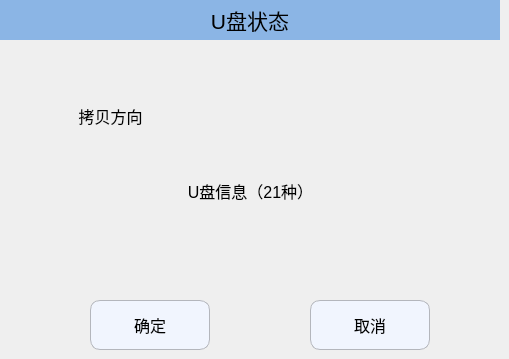
     <widget class="QWidget" name="page_8">
      <widget class="QLabel" name="label_copySel">
       <property name="geometry">
        <rect>
         <x>60</x>
         <y>100</y>
         <width>101</width>
         <height>31</height>
        </rect>
       </property>
       <property name="font">
        <font>
         <pointsize>12</pointsize>
        </font>
       </property>
       <property name="text">
        <string>拷贝方向</string>
       </property>
       <property name="alignment">
        <set>Qt::AlignCenter</set>
       </property>
      </widget>
      <widget class="QLabel" name="label_197">
       <property name="geometry">
        <rect>
         <x>0</x>
         <y>0</y>
         <width>500</width>
         <height>40</height>
        </rect>
       </property>
       <property name="minimumSize">
        <size>
         <width>500</width>
         <height>40</height>
        </size>
       </property>
       <property name="maximumSize">
        <size>
         <width>500</width>
         <height>30</height>
        </size>
       </property>
       <property name="font">
        <font>
         <pointsize>16</pointsize>
        </font>
       </property>
       <property name="styleSheet">
        <string notr="true">QLabel{background-color:#8BB5E5;}</string>
       </property>
       <property name="text">
        <string>U盘状态</string>
       </property>
       <property name="alignment">
        <set>Qt::AlignCenter</set>
       </property>
      </widget>
      <widget class="QLabel" name="label_UstatusInfo">
       <property name="geometry">
        <rect>
         <x>20</x>
         <y>170</y>
         <width>461</width>
         <height>41</height>
        </rect>
       </property>
       <property name="font">
        <font>
         <pointsize>12</pointsize>
        </font>
       </property>
       <property name="text">
        <string>U盘信息（21种）</string>
       </property>
       <property name="alignment">
        <set>Qt::AlignCenter</set>
       </property>
      </widget>
      <widget class="QPushButton" name="Btn_UstatusCancel">
       <property name="geometry">
        <rect>
         <x>310</x>
         <y>300</y>
         <width>120</width>
         <height>50</height>
        </rect>
       </property>
       <property name="minimumSize">
        <size>
         <width>120</width>
         <height>50</height>
        </size>
       </property>
       <property name="maximumSize">
        <size>
         <width>120</width>
         <height>50</height>
        </size>
       </property>
       <property name="font">
        <font>
         <pointsize>12</pointsize>
        </font>
       </property>
       <property name="styleSheet">
        <string notr="true">QPushButton
{
    background-color:#F1F5FE;
    border-style:solid; /*边框风格*/
    border-width:1px;/*边框宽度*/
    border-color:#B4B6BC; /*边框颜色*/
    border-radius:10px; /*边框倒角*/
}
QPushButton:pressed
{
    border-style:outset; /*边框风格*/
    background-color:qlineargradient(x1: 0, y1: 0, x2: 0, y2: 1, stop:0 #00befa, stop: 1 #0160ea);/*背景色*/
    border-width:1px;/*边框宽度*/
    border-color:#0055ff; /*边框颜色*/
    border-radius:10px; /*边框倒角*/
}</string>
       </property>
       <property name="text">
        <string>取消</string>
       </property>
       <property name="icon">
        <iconset resource="../resource.qrc">
         <normaloff>:/ManualPage/manualpage_images/cancel.png</normaloff>:/ManualPage/manualpage_images/cancel.png</iconset>
       </property>
       <property name="iconSize">
        <size>
         <width>30</width>
         <height>30</height>
        </size>
       </property>
      </widget>
      <widget class="QPushButton" name="Btn_UstatusOK">
       <property name="geometry">
        <rect>
         <x>90</x>
         <y>300</y>
         <width>120</width>
         <height>50</height>
        </rect>
       </property>
       <property name="minimumSize">
        <size>
         <width>120</width>
         <height>50</height>
        </size>
       </property>
       <property name="maximumSize">
        <size>
         <width>120</width>
         <height>50</height>
        </size>
       </property>
       <property name="font">
        <font>
         <pointsize>12</pointsize>
        </font>
       </property>
       <property name="styleSheet">
        <string notr="true">QPushButton
{
    background-color:#F1F5FE;
    border-style:solid; /*边框风格*/
    border-width:1px;/*边框宽度*/
    border-color:#B4B6BC; /*边框颜色*/
    border-radius:10px; /*边框倒角*/
}
QPushButton:pressed
{
    border-style:outset; /*边框风格*/
    background-color:qlineargradient(x1: 0, y1: 0, x2: 0, y2: 1, stop:0 #00befa, stop: 1 #0160ea);/*背景色*/
    border-width:1px;/*边框宽度*/
    border-color:#0055ff; /*边框颜色*/
    border-radius:10px; /*边框倒角*/
}</string>
       </property>
       <property name="text">
        <string>确定</string>
       </property>
       <property name="icon">
        <iconset resource="../resource.qrc">
         <normaloff>:/ManualPage/manualpage_images/ok.png</normaloff>:/ManualPage/manualpage_images/ok.png</iconset>
       </property>
       <property name="iconSize">
        <size>
         <width>40</width>
         <height>40</height>
        </size>
       </property>
      </widget>
     </widget>
